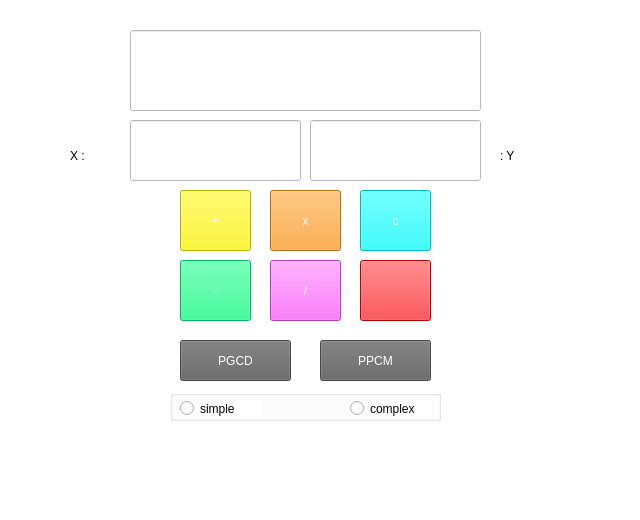
<?xml version="1.0" encoding="UTF-8"?>
<ui version="4.0">
 <class>MainWindow</class>
 <widget class="QMainWindow" name="MainWindow">
  <property name="geometry">
   <rect>
    <x>0</x>
    <y>0</y>
    <width>640</width>
    <height>520</height>
   </rect>
  </property>
  <property name="windowTitle">
   <string>MainWindow</string>
  </property>
  <property name="styleSheet">
   <string notr="true">background-color: rgb(255, 255, 255);</string>
  </property>
  <widget class="QWidget" name="centralwidget">
   <widget class="QLineEdit" name="lineEdit">
    <property name="geometry">
     <rect>
      <x>130</x>
      <y>120</y>
      <width>171</width>
      <height>61</height>
     </rect>
    </property>
   </widget>
   <widget class="QLabel" name="label">
    <property name="geometry">
     <rect>
      <x>70</x>
      <y>130</y>
      <width>51</width>
      <height>51</height>
     </rect>
    </property>
    <property name="styleSheet">
     <string notr="true">font: 75 28pt &quot;Arial&quot;;</string>
    </property>
    <property name="text">
     <string>X :</string>
    </property>
   </widget>
   <widget class="QLabel" name="label_2">
    <property name="geometry">
     <rect>
      <x>500</x>
      <y>130</y>
      <width>51</width>
      <height>51</height>
     </rect>
    </property>
    <property name="styleSheet">
     <string notr="true">font: 75 28pt &quot;Arial&quot;;</string>
    </property>
    <property name="text">
     <string>: Y</string>
    </property>
   </widget>
   <widget class="QPushButton" name="pushButton">
    <property name="geometry">
     <rect>
      <x>270</x>
      <y>190</y>
      <width>71</width>
      <height>61</height>
     </rect>
    </property>
    <property name="styleSheet">
     <string notr="true">color: rgb(255, 255, 255);
font: 75 28pt &quot;Arial&quot;;
background-color: rgb(255, 152, 25);</string>
    </property>
    <property name="text">
     <string>x</string>
    </property>
   </widget>
   <widget class="QPushButton" name="pushButton_2">
    <property name="geometry">
     <rect>
      <x>180</x>
      <y>260</y>
      <width>71</width>
      <height>61</height>
     </rect>
    </property>
    <property name="styleSheet">
     <string notr="true">color: rgb(255, 255, 255);
font: 75 28pt &quot;Arial&quot;;
background-color: rgb(0, 255, 127);</string>
    </property>
    <property name="text">
     <string>-</string>
    </property>
   </widget>
   <widget class="QPushButton" name="pushButton_3">
    <property name="geometry">
     <rect>
      <x>180</x>
      <y>190</y>
      <width>71</width>
      <height>61</height>
     </rect>
    </property>
    <property name="styleSheet">
     <string notr="true">color: rgb(255, 255, 255);
font: 75 28pt &quot;Arial&quot;;
background-color: rgb(255, 247, 0);</string>
    </property>
    <property name="text">
     <string>+</string>
    </property>
   </widget>
   <widget class="QPushButton" name="pushButton_4">
    <property name="geometry">
     <rect>
      <x>360</x>
      <y>190</y>
      <width>71</width>
      <height>61</height>
     </rect>
    </property>
    <property name="styleSheet">
     <string notr="true">color: rgb(255, 255, 255);
font: 75 28pt &quot;Arial&quot;;
background-color: rgb(0, 255, 255);</string>
    </property>
    <property name="text">
     <string>c</string>
    </property>
   </widget>
   <widget class="QPushButton" name="pushButton_5">
    <property name="geometry">
     <rect>
      <x>270</x>
      <y>260</y>
      <width>71</width>
      <height>61</height>
     </rect>
    </property>
    <property name="styleSheet">
     <string notr="true">color: rgb(255, 255, 255);
font: 75 28pt &quot;Arial&quot;;
background-color: rgb(255, 85, 255);</string>
    </property>
    <property name="text">
     <string>/</string>
    </property>
   </widget>
   <widget class="QPushButton" name="pushButton_6">
    <property name="geometry">
     <rect>
      <x>360</x>
      <y>260</y>
      <width>71</width>
      <height>61</height>
     </rect>
    </property>
    <property name="styleSheet">
     <string notr="true">background-color: rgb(255, 0, 4);</string>
    </property>
    <property name="text">
     <string/>
    </property>
   </widget>
   <widget class="QLineEdit" name="lineEdit_3">
    <property name="geometry">
     <rect>
      <x>130</x>
      <y>30</y>
      <width>351</width>
      <height>81</height>
     </rect>
    </property>
   </widget>
   <widget class="QLineEdit" name="lineEdit_5">
    <property name="geometry">
     <rect>
      <x>310</x>
      <y>120</y>
      <width>171</width>
      <height>61</height>
     </rect>
    </property>
   </widget>
   <widget class="QPushButton" name="pushButton_7">
    <property name="geometry">
     <rect>
      <x>180</x>
      <y>340</y>
      <width>111</width>
      <height>41</height>
     </rect>
    </property>
    <property name="styleSheet">
     <string notr="true">background-color: rgb(99, 99, 99);
color: rgb(255, 255, 255);</string>
    </property>
    <property name="text">
     <string>PGCD</string>
    </property>
   </widget>
   <widget class="QPushButton" name="pushButton_8">
    <property name="geometry">
     <rect>
      <x>320</x>
      <y>340</y>
      <width>111</width>
      <height>41</height>
     </rect>
    </property>
    <property name="styleSheet">
     <string notr="true">background-color: rgb(99, 99, 99);
color: rgb(255, 255, 255);</string>
    </property>
    <property name="text">
     <string>PPCM</string>
    </property>
   </widget>
   <widget class="QGroupBox" name="groupBox">
    <property name="geometry">
     <rect>
      <x>170</x>
      <y>390</y>
      <width>271</width>
      <height>31</height>
     </rect>
    </property>
    <property name="title">
     <string/>
    </property>
    <widget class="QRadioButton" name="radioButton">
     <property name="geometry">
      <rect>
       <x>10</x>
       <y>10</y>
       <width>82</width>
       <height>17</height>
      </rect>
     </property>
     <property name="text">
      <string>simple</string>
     </property>
    </widget>
    <widget class="QRadioButton" name="radioButton_2">
     <property name="geometry">
      <rect>
       <x>180</x>
       <y>10</y>
       <width>82</width>
       <height>17</height>
      </rect>
     </property>
     <property name="text">
      <string>complex</string>
     </property>
    </widget>
   </widget>
  </widget>
  <widget class="QMenuBar" name="menubar">
   <property name="geometry">
    <rect>
     <x>0</x>
     <y>0</y>
     <width>640</width>
     <height>21</height>
    </rect>
   </property>
  </widget>
  <widget class="QStatusBar" name="statusbar"/>
 </widget>
 <resources/>
 <connections/>
</ui>
